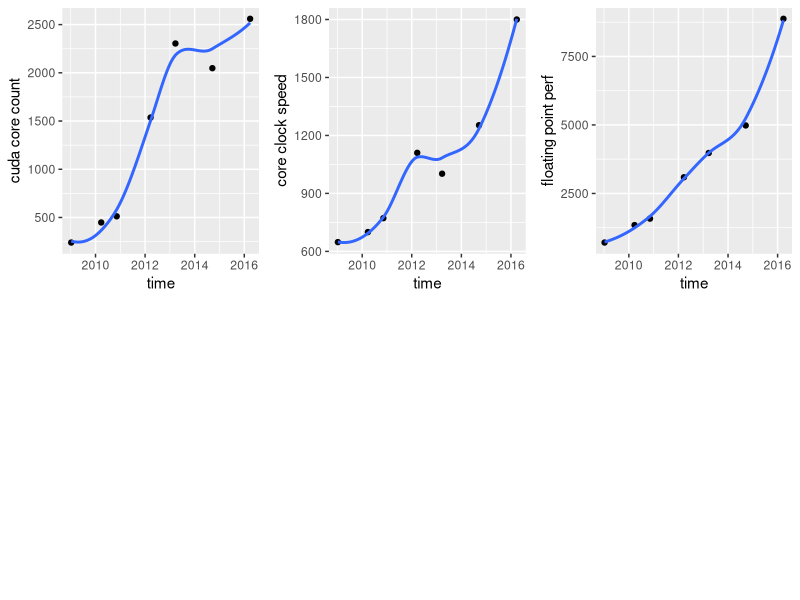
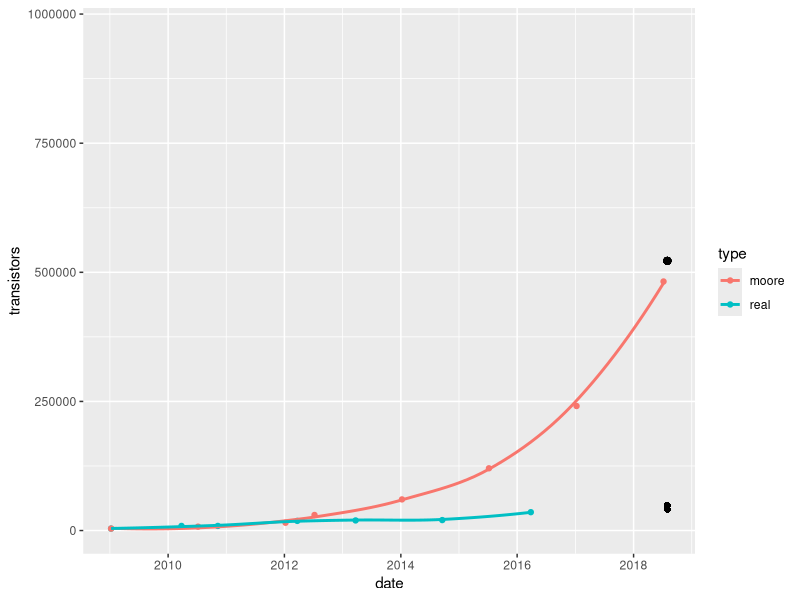
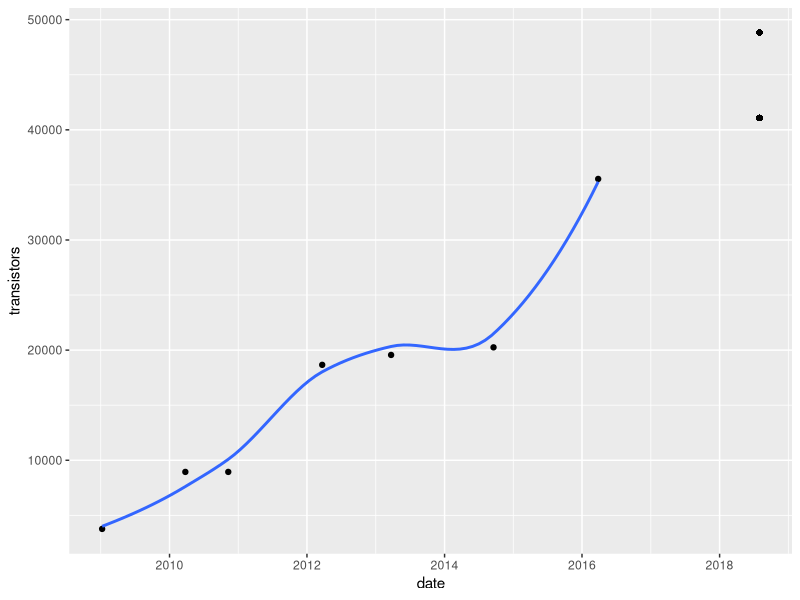
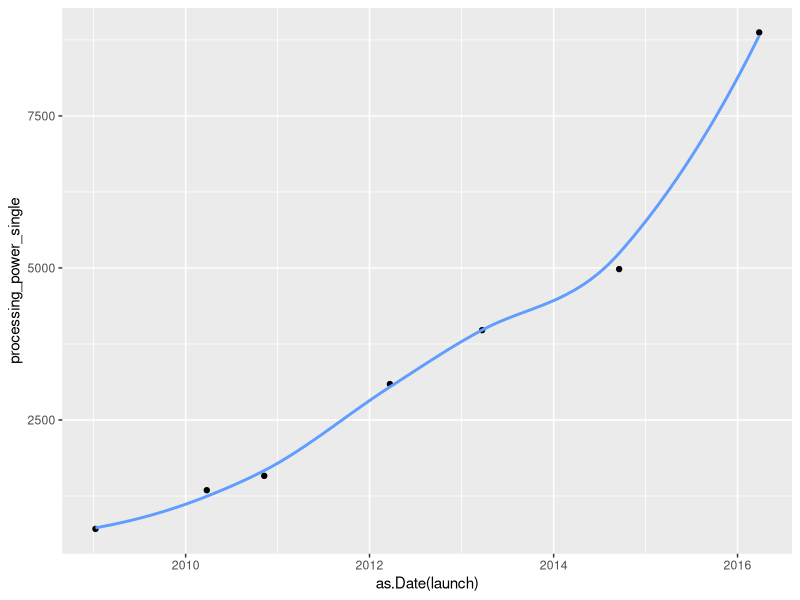
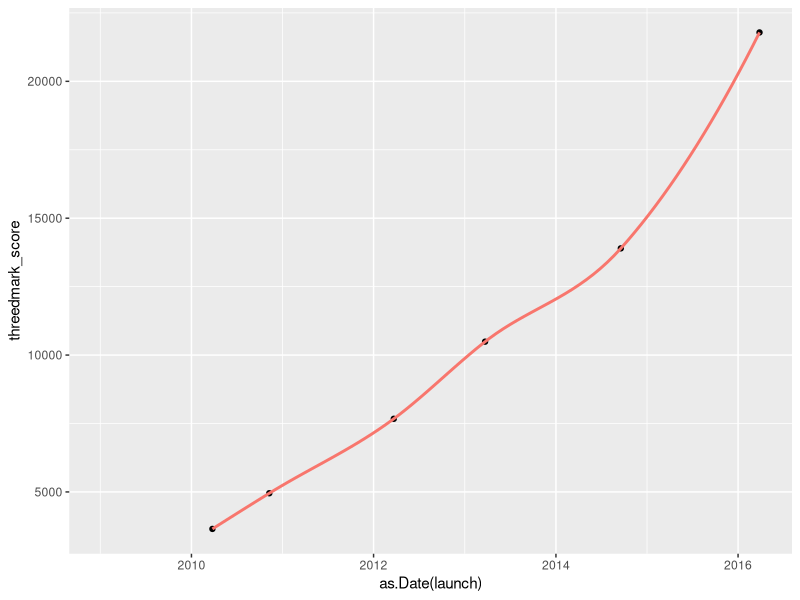
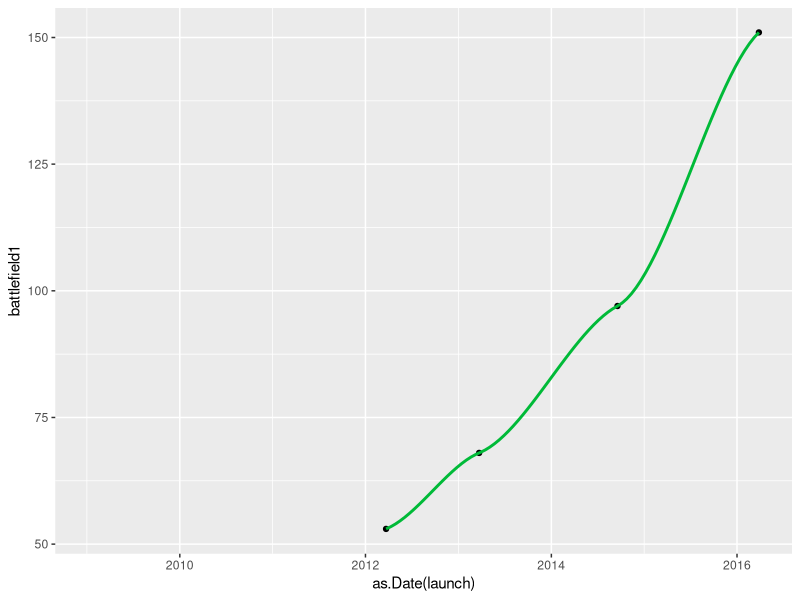
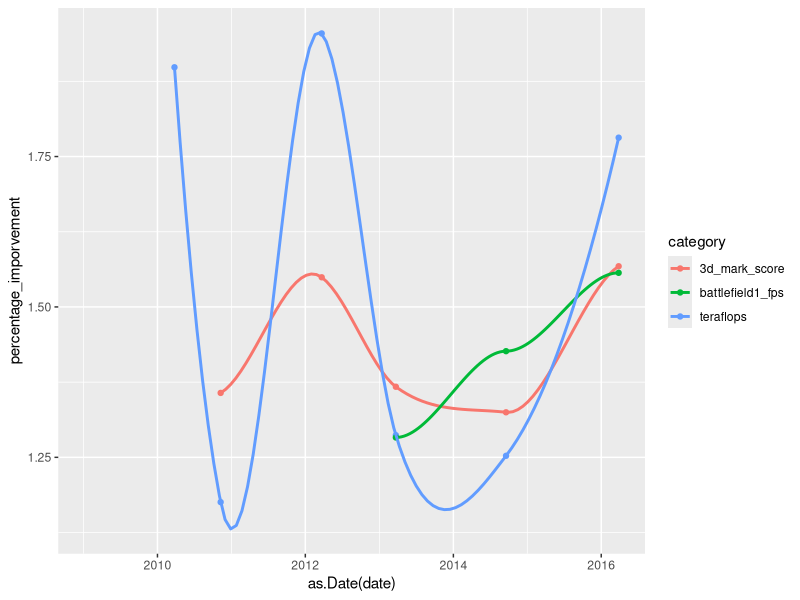

Recreate these plots in R, in order.
## ---- chunk 1
Sys.setenv(LANG = "en")
library(ggplot2)
library(gridExtra)
## ---- chunk 2
xx80 <- read.csv("xx80.csv", sep = ";")
xx80
## ---- chunk 3
p1 <- ggplot(xx80, aes(x = as.Date(launch), y = core_speed)) + geom_point() + geom_smooth(se=FALSE) + labs(x = "time", y = "core clock speed")
p2 <- ggplot(xx80, aes(x = as.Date(launch), y = cuda_cores)) + geom_point() + geom_smooth(se=FALSE) + labs(x = "time", y = "cuda core count")
p4 <- ggplot(xx80, aes(x = as.Date(launch), y = processing_power_single)) + geom_point() + geom_smooth(se=FALSE) + labs(x = "time", y = "floating point perf")
grid.arrange(p2,p1,p4, ncol = 3, nrow =2)
## ---- chunk 4
transistor_density <- xx80$transistors_millions/xx80$die_size
transistor_density
#million transistors per square mm

#Moore's law predicts that the number of transistors per square inch doubles each year

#1 square mm = 0.00155 square inch
scaled_transistor_density <- xx80$transistors_millions*1000000/xx80$die_size*0.00155
scaled_transistor_density
#this is in number of transistors per square inch

#moore's predicted transistor density
moore_predicted_scaled_transistory_density <- rep(scaled_transistor_density[1], 9) * c(1,2,4,8,16,32,64,128,256)
moore_predicted_scaled_transistory_density

moore_dates <- c("2009-01-08", "2010-07-08", "2012-01-08", "2012-07-08", "2014-01-08", "2015-07-08", "2017-01-08", "2018-07-08", "2020-01-08")

transistor_df <- data.frame("date" = c(as.Date(xx80$launch), as.Date(moore_dates)), "transistors" = c(scaled_transistor_density, moore_predicted_scaled_transistory_density), "type" = c(rep("real", 7), rep("moore", 9))) 
transistor_df

transistor_df_subset <- transistor_df[1:7,]
transistor_df_subset

nvidia_transistors <- data.frame("date" = as.Date(xx80$launch), "transistors" = scaled_transistor_density)
moore_transistors <- data.frame("date" = as.Date(moore_dates), "transistors" = moore_predicted_scaled_transistory_density)

nvidia_transistor_model <- lm(sqrt(transistors) ~ date, data = nvidia_transistors)
summary(nvidia_transistor_model)

nvidia_transistor_model2 <- lm(transistors ~ date, data = nvidia_transistors)
summary(nvidia_transistor_model2)

moore_transistor_model <- lm(log(transistors) ~ date, data = moore_transistors)
summary(moore_transistor_model)

library(car)
powerTransform(nvidia_transistors[,2])

#predicted performance boost by transistor density through nvidia linear model
predict(nvidia_transistor_model2, newdata = data.frame("date" = as.Date("2018-08-01")), type = "response")/nvidia_transistors[7,2]

#predicted performance boost by transistor density through nvidia transformed model
predict(nvidia_transistor_model, newdata = data.frame("date" = as.Date("2018-08-01")), type = "response")^2/nvidia_transistors[7,2]

#predicted performance boost by transistor density through moore's law
#starting point for moore's law is gtx 280
exp(predict(moore_transistor_model, newdata = data.frame("date" = as.Date("2018-08-01")), type = "response"))/nvidia_transistors[7,2]

ggplot(transistor_df, aes(x = date, y = transistors, color = type)) + geom_point() + geom_smooth(se=FALSE) + geom_point(aes(x=as.Date("2018-08-01"), y=predict(nvidia_transistor_model, newdata = data.frame("date" = as.Date("2018-08-01")), type = "response")^2), shape = 16, color = "black", size = 2) + geom_point(aes(x=as.Date("2018-08-01"), y=predict(nvidia_transistor_model2, newdata = data.frame("date" = as.Date("2018-08-01")), type = "response")), shape = 16, color = "black", size = 2) + geom_point(aes(x=as.Date("2018-08-01"), y=exp(predict(moore_transistor_model, newdata = data.frame("date" = as.Date("2018-08-01")), type = "response"))), color = "black", size = 2) + xlim(as.Date("2009-01-08"), as.Date("2018-08-02"))

ggplot(transistor_df_subset, aes(x = date, y = transistors)) + geom_point() + geom_smooth(se=FALSE) + geom_point(aes(x=as.Date("2018-08-01"), y=predict(nvidia_transistor_model, newdata = data.frame("date" = as.Date("2018-08-01")), type = "response")^2), shape = 16, color = "black", size = 2) + geom_point(aes(x=as.Date("2018-08-01"), y=predict(nvidia_transistor_model2, newdata = data.frame("date" = as.Date("2018-08-01")), type = "response")), shape = 16, color = "black", size = 2)


## ---- chunk 5
#3DMark Graphics scores pulled from 3dmark site
xx80$threedmark_score <- c(NA, 3649, 4952, 7672, 10490, 13898, 21787)

#Battlefield1 scores pulled from techspot site
xx80$battlefield1 <- c(NA, NA, NA, 53 , 68 , 97 , 151)

bench <- data.frame("card" = rep(c(280, 480, 580, 680, 780, 980, 1080),3), "score" = c(xx80$processing_power_single, xx80$threedmark_score, xx80$battlefield1), "category" = c(rep("teraflops", 7), rep("3d_mark_score", 7), rep("battlefield1_fps", 7)), "date" = rep(xx80$launch, 3))

threedmark_data <- data.frame("date" = as.Date(xx80$launch), "score" = xx80$threedmark_score)
tflop_data <- data.frame("date" = as.Date(xx80$launch), "score" = xx80$processing_power_single)

threedmark_model <- lm(score ~ date, threedmark_data)
summary(threedmark_model)

tflop_model <- lm(score ~ date, tflop_data)
summary(tflop_model)

powerTransform(tflop_data[,2])

tflop_model2 <- lm(sqrt(score) ~ date, tflop_data)
summary(tflop_model2)

predict(tflop_model, newdata = data.frame("date" = as.Date("2018-08-01")), type = "response")

predict(tflop_model2, newdata = data.frame("date" = as.Date("2018-08-01")), type = "response")^2

ggplot(xx80, aes(x = as.Date(launch), y = processing_power_single)) + geom_point() + geom_smooth(se=FALSE, color = "#619CFF")
ggplot(xx80, aes(x = as.Date(launch), y = threedmark_score)) + geom_point() + geom_smooth(se=FALSE, color = "#F8766D")
ggplot(xx80, aes(x = as.Date(launch), y = battlefield1)) + geom_point() + geom_smooth(se=FALSE, color = "#00BA38")

#Looking at percentage increase
xx80$threedmark_percentage <- xx80$threedmark_score/c(1, xx80$threedmark_score[1:6])
xx80$processing_power_single_percentage <- xx80$processing_power_single/c(NA, xx80$processing_power_single[1:6])
xx80$battlefield1_percentage <- xx80$battlefield1/c(1, xx80$battlefield1[1:6])

bench_percentage <- data.frame("card" = rep(c(280, 480, 580, 680, 780, 980, 1080),3), "percentage_imporvement" = c(xx80$processing_power_single_percentage, xx80$threedmark_percentage, xx80$battlefield1_percentage), "category" = c(rep("teraflops", 7), rep("3d_mark_score", 7), rep("battlefield1_fps", 7)), "date" = rep(xx80$launch, 3))

bench_percentage

ggplot(bench_percentage, aes(x = as.Date(date), y = percentage_imporvement, color = category)) + geom_point() + geom_smooth(se=FALSE)

as.Date(as.character(xx80$launch[2:7])) - as.Date(as.character(xx80$launch[1:6]))
mean(as.Date(as.character(xx80$launch[2:7])) - as.Date(as.character(xx80$launch[1:6])))
as.Date(as.character(xx80$launch[7])) - as.Date(as.character("2018-07-05"))
830/440
## ---- chunk 6
xx80$processing_power_single_percentage
mean(xx80$processing_power_single_percentage[c(2,4,7)])
xx80$processing_power_single[7] * mean(xx80$processing_power_single_percentage[c(2,4,7)])
## ---- chunk 7
#Have already added in Battlefield 1 benchmarks at 1080p
xx80$battlefield1

#Tech spot aggregated game performance
xx80$average_game_perf_1080p <- c(NA, 21, 24, 40, 56, 77, 127)
xx80$average_game_perf_1600p <- c(NA, 30, 35, 53, 71, 109, 161)

game_synthetic_scores <- data.frame("date" = as.Date(xx80$launch), "game_perf_1080p" = xx80$average_game_perf_1080p, "game_perf_1600p" = xx80$average_game_perf_1600p, "tflop" = xx80$processing_power_single, "threedmark" = xx80$threedmark_score)

game_synthetic_1080p_model <- lm(game_perf_1080p ~ tflop, data = game_synthetic_scores)
summary(game_synthetic_1080p_model)

game_synthetic_1600p_model <- lm(game_perf_1600p ~ tflop, data = game_synthetic_scores)
summary(game_synthetic_1600p_model)

predict(game_synthetic_1080p_model, newdata = data.frame("tflop" = 12328.65, type = "response"))
177/127

predict(game_synthetic_1600p_model, newdata = data.frame("tflop" = 12328.65, type = "response"))
226/127
